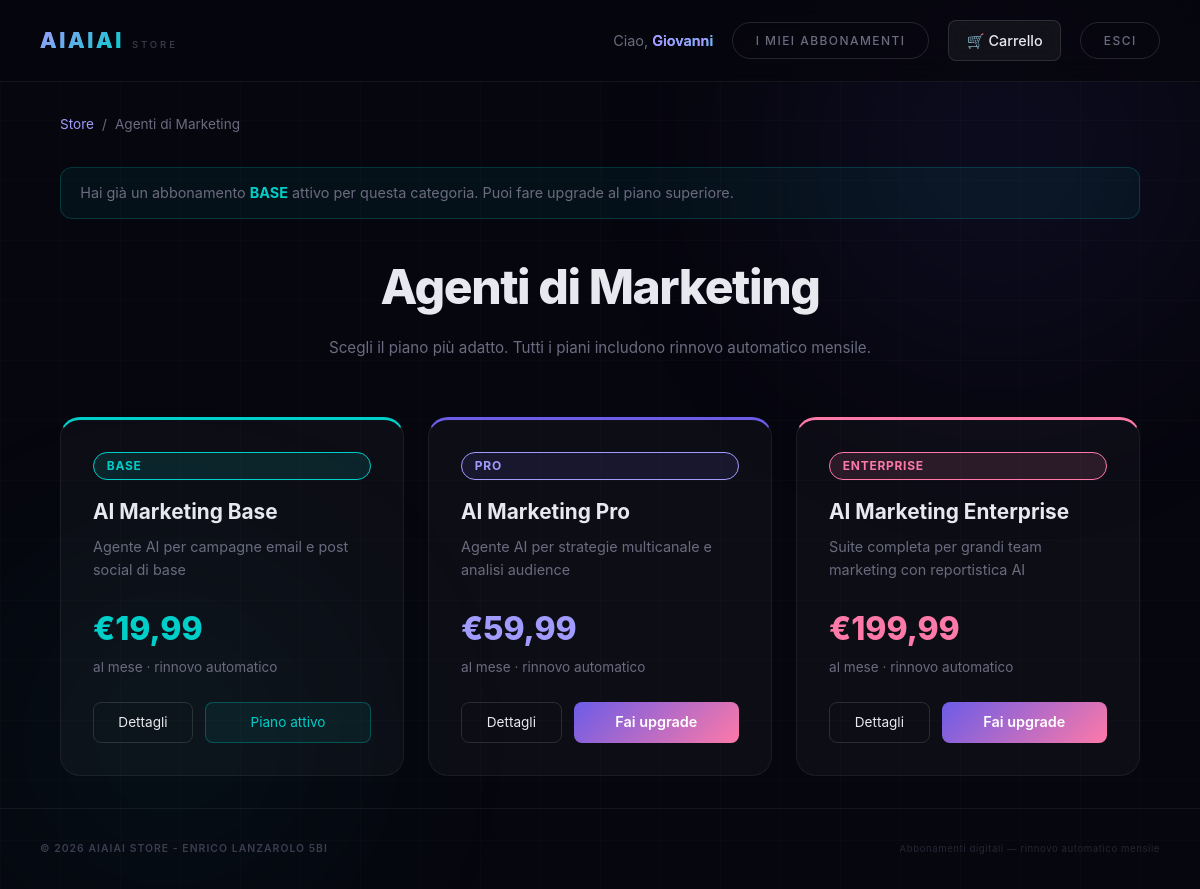
Screenshot of /php/catalogo.php?id_categoria=1 (signed in) with the database file from the repository.
### tables this page shows
create table utenti (
    id_utente int auto_increment primary key,
    nome varchar(100),
    cognome varchar(100),
    email varchar(150) unique,
    password varchar(255),
    ruolo enum('utente', 'admin') not null default 'utente',
    data_registrazione date
);

create table categorie (
    id_categoria int auto_increment primary key,
    nome_categoria varchar(100) not null unique
);

create table prodotti (
    id_prodotto int auto_increment primary key,
    nome_prodotto varchar(150) not null unique,
    descrizione varchar(500),
    prezzo decimal(10, 2) not null,
    fascia_abbonamento enum('base', 'pro', 'enterprise') not null,
    id_categoria int,
    foreign key (id_categoria) references categorie(id_categoria)
);

### php/catalogo.php (the view, shortened to what this page needs)
<?php
include 'connessione.php';
$id_utente = $_SESSION['id_utente'];
$id_categoria = 0;
if (isset($_GET['id_categoria'])) {
    $id_categoria = (int)$_GET['id_categoria'];
}
$sql_nomeCat = "SELECT nome_categoria FROM categorie WHERE id_categoria = '$id_categoria'";
$result_nomeCat = mysqli_query($conn, $sql_nomeCat);
$cat = mysqli_fetch_assoc($result_nomeCat);
$sql_utente = "SELECT nome FROM utenti WHERE id_utente = '$id_utente'";
$result_utente = mysqli_query($conn, $sql_utente);
$utente = mysqli_fetch_assoc($result_utente);
$sql_prod = "SELECT * FROM prodotti WHERE id_categoria = '$id_categoria' ORDER BY prezzo ASC";
$result_prod = mysqli_query($conn, $sql_prod);
$sql_ordini = "SELECT id_ordine FROM ordini WHERE id_utente = '$id_utente' AND stato_abbonamento = 'attivo' AND data_rinnovo >= CURDATE()";
$res_ordini = mysqli_query($conn, $sql_ordini);
$fascia_posseduta = null;
if ($res_ordini) {
    if (mysqli_num_rows($res_ordini) > 0) {
        $lista_ordini = [];
        while ($ord = mysqli_fetch_assoc($res_ordini)) {
            $lista_ordini[] = $ord['id_ordine'];
        }
        $stringa_ordini = implode(',', $lista_ordini);
        $sql_dettagli = "SELECT id_prodotto FROM dettagliordini WHERE id_ordine IN ($stringa_ordini)";
        $res_dettagli = mysqli_query($conn, $sql_dettagli);
        if ($res_dettagli) {
            if (mysqli_num_rows($res_dettagli) > 0) {
                $lista_prodotti = [];
                while ($det = mysqli_fetch_assoc($res_dettagli)) {
                    $lista_prodotti[] = $det['id_prodotto'];
                }
                $stringa_prodotti = implode(',', $lista_prodotti);
                $sql_fascia = "SELECT fascia_abbonamento FROM prodotti WHERE id_prodotto IN ($stringa_prodotti) AND id_categoria = '$id_categoria' ORDER BY FIELD(fascia_abbonamento, 'enterprise', 'pro', 'base') LIMIT 1";
                $res_fascia = mysqli_query($conn, $sql_fascia);
                if ($res_fascia) {
                    if (mysqli_num_rows($res_fascia) > 0) {
                        $row_f = mysqli_fetch_assoc($res_fascia);
                        $fascia_posseduta = $row_f['fascia_abbonamento'];
                    }
                }
            }
        }
    }
}
function stato_piano($fascia_prodotto, $fascia_posseduta) {
    $lv_prod = 0;
    if ($fascia_prodotto == 'base') {
        $lv_prod = 1;
    }
    if ($fascia_prodotto == 'pro') {
        $lv_prod = 2;
    }
    if ($fascia_prodotto == 'enterprise') {
        $lv_prod = 3;
    }
    $lv_poss = 0;
    if ($fascia_posseduta == 'base') {
        $lv_poss = 1;
    }
    if ($lv_prod == $lv_poss) {
        return 'gia_attivo';
    }
    if ($lv_prod > $lv_poss) {
        return 'upgrade';
    }
    return 'bloccato';
}
?>
<!DOCTYPE html>
<html lang="it">
<head>
    <link rel="stylesheet" href="../css/style.css">
    <link rel="stylesheet" href="../css/catalogo.css">
</head>
<body>
<div class="bg-grid"></div>
<div class="bg-glow bg-glow-1"></div>
<div class="bg-glow bg-glow-2"></div>
<header>
    <div class="header-left">
        <span class="logo"><a href="../index.php">AIAIAI</a></span>
        <span class="logo-sub">STORE</span>
    </div>
    <nav class="nav-user">
        <span class="nav-nome">Ciao, <span><?php echo htmlspecialchars($utente['nome']); ?></span></span>
        <a href="storico_ordini.php" class="btn-ghost">I miei abbonamenti</a>
        <a href="carrello.php" class="carrello-btn">
            🛒 Carrello
        </a>
        <a href="logout.php" class="btn-ghost">Esci</a>
    </nav>
</header>
<main class="catalogo-container">
    <div class="breadcrumb">
        <a href="../index.php">Store</a>
        <span>/</span>
        <span><?php echo htmlspecialchars($cat['nome_categoria']); ?></span>
    </div>
    <?php if ($fascia_posseduta !== null) { ?>
    <div class="banner-abbonamento">
        Hai già un abbonamento <strong><?php echo strtoupper($fascia_posseduta); ?></strong> attivo per questa categoria.
        <?php if ($fascia_posseduta !== 'enterprise') { ?>
            Puoi fare upgrade al piano superiore.
        <?php } else { ?>
            Hai il piano massimo disponibile.
        <?php } ?>
    </div>
    <?php } ?>
    <h2 class="sezionetitolo"><?php echo htmlspecialchars($cat['nome_categoria']); ?></h2>
    <p class="sezione-desc">Scegli il piano più adatto. Tutti i piani includono rinnovo automatico mensile.</p>
    <div class="piani-grid">
        <?php while ($prod = mysqli_fetch_assoc($result_prod)) {
            $fascia = $prod['fascia_abbonamento'];
            $sp = stato_piano($fascia, $fascia_posseduta);
            $gia_in_carrello = false;
            $card_extra_class = "";
        ?>
        <div class="piano-card <?php echo $fascia; ?> <?php echo $card_extra_class; ?>">
            <span class="piano-badge badge-<?php echo ($fascia == 'enterprise') ? 'ent' : $fascia; ?>">
                <?php echo strtoupper($fascia); ?>
            </span>
            <div class="piano-nome"><?php echo htmlspecialchars($prod['nome_prodotto']); ?></div>
            <div class="piano-desc"><?php echo htmlspecialchars($prod['descrizione']); ?></div>
            <div class="piano-prezzo <?php echo $fascia; ?>">
                €<?php echo number_format($prod['prezzo'], 2, ',', '.'); ?>
            </div>
            <div class="piano-mese">al mese · rinnovo automatico</div>
            <div class="piano-actions">
                <a href="prodotto.php?id_prodotto=<?php echo $prod['id_prodotto']; ?>" class="btn-dettagli">Dettagli</a>
                <?php if ($sp == 'bloccato') { ?>
                    <span class="btn-bloccato">Non disponibile</span>
                <?php } else if ($sp == 'gia_attivo') { ?>
                    <span class="btn-gia-attivo">Piano attivo</span>
                <?php } else if ($gia_in_carrello) { ?>
                    <span class="btn-gia-in-carrello">Nel carrello</span>
                <?php } else if ($sp == 'upgrade') { ?>
                    <a href="carrello.php?azione=aggiungi&id_prodotto=<?php echo $prod['id_prodotto']; ?>&da=<?php echo $id_categoria; ?>"
                       class="btn-upgrade">
                        Fai upgrade
                    </a>
                <?php } ?>
            </div>
        </div>
        <?php } ?>
    </div>
</main>
<footer>
    <div class="footer-inner">
        <span class="footer-brand">© 2026 AIAIAI STORE - ENRICO LANZAROLO 5Bi</span>
        <span class="footer-note">Abbonamenti digitali — rinnovo automatico mensile</span>
    </div>
</footer>
</body>
</html>

### css/catalogo.css (style rules this page uses)
.catalogo-container { padding: 2rem clamp(1rem, 5vw, 4rem); max-width: 1200px; margin: 0 auto; }
.nav-user { display: flex; align-items: center; gap: 1.2rem; }
.nav-nome { color: var(--text-dim); font-size: 0.9rem; }
.nav-nome span { color: var(--accent-lt); font-weight: 600; }
.carrello-btn { position: relative; display: flex; align-items: center; gap: 0.5rem; padding: 0.55rem 1.1rem; border: 1px solid var(--border-hi); border-radius: 8px; background: var(--bg-glass); color: var(--text); text-decoration: none; font-size: 0.9rem; transition: border-color 0.2s; }
.breadcrumb { display: flex; align-items: center; gap: 0.5rem; font-size: 0.85rem; color: var(--text-dim); margin-bottom: 2rem; }
.breadcrumb a { color: var(--accent-lt); text-decoration: none; }
.piani-grid { display: grid; grid-template-columns: repeat(auto-fit, minmax(300px, 1fr)); gap: 1.5rem; margin-top: 2.5rem; }
.piano-card { border: 1px solid var(--border); border-radius: 20px; background: var(--bg-card); padding: 2rem; display: flex; flex-direction: column; transition: transform 0.3s, box-shadow 0.3s, border-color 0.3s; }
.piano-card.base { border-top: 3px solid var(--cyan); }
.piano-card.pro { border-top: 3px solid var(--accent); }
.piano-card.enterprise { border-top: 3px solid var(--pink); }
.piano-badge { display: inline-block; padding: 0.25rem 0.8rem; border-radius: 20px; font-size: 0.75rem; font-weight: 700; text-transform: uppercase; letter-spacing: 0.06em; margin-bottom: 1rem; }
.badge-base { background: rgba(0,206,201,0.12); color: var(--cyan); border: 1px solid var(--cyan); }
.badge-pro { background: rgba(108,92,231,0.12); color: var(--accent-lt); border: 1px solid var(--accent-lt); }
.badge-ent { background: rgba(253,121,168,0.12); color: var(--pink); border: 1px solid var(--pink); }
.piano-nome { font-size: 1.3rem; font-weight: 700; margin-bottom: 0.5rem; }
.piano-desc { color: var(--text-dim); font-size: 0.9rem; line-height: 1.6; flex-grow: 1; margin-bottom: 1.5rem; }
.piano-prezzo { font-size: 2rem; font-weight: 800; margin-bottom: 0.25rem; }
.piano-prezzo.base { color: var(--cyan); }
.piano-prezzo.pro { color: var(--accent-lt); }
.piano-prezzo.enterprise { color: var(--pink); }
.piano-mese { color: var(--text-dim); font-size: 0.85rem; margin-bottom: 1.5rem; }
.piano-actions { display: flex; gap: 0.75rem; flex-wrap: wrap; }
.btn-dettagli { flex: 1; padding: 0.6rem 1rem; border: 1px solid var(--border-hi); border-radius: 8px; background: transparent; color: var(--text); text-decoration: none; text-align: center; font-size: 0.85rem; transition: border-color 0.2s; }
.btn-gia-attivo { flex: 2; padding: 0.6rem 1rem; border-radius: 8px; font-size: 0.85rem; text-align: center; background: rgba(0,206,201,0.07); color: var(--cyan); border: 1px solid rgba(0,206,201,0.3); cursor: default; }
.btn-upgrade { flex: 2; padding: 0.6rem 1rem; border-radius: 8px; font-weight: 600; font-size: 0.9rem; text-align: center; text-decoration: none; border: none; cursor: pointer; background: linear-gradient(135deg, var(--accent), var(--pink)); color: #fff; transition: opacity 0.2s, transform 0.15s; }
.banner-abbonamento { background: rgba(0,206,201,0.06); border: 1px solid rgba(0,206,201,0.2); border-radius: 12px; padding: 0.9rem 1.2rem; margin-bottom: 2rem; font-size: 0.9rem; color: var(--text-dim); }
.banner-abbonamento strong { color: var(--cyan); }

### rows the page displays
utenti: nome "Giovanni"
categorie: nome_categoria "Agenti di Marketing"
prodotti: fascia_abbonamento "BASE", nome_prodotto "AI Marketing Base", descrizione "Agente AI per campagne email e post social di base", prezzo "19,99", shows "Piano attivo"
prodotti: fascia_abbonamento "PRO", nome_prodotto "AI Marketing Pro", descrizione "Agente AI per strategie multicanale e analisi audience", prezzo "59,99"
prodotti: fascia_abbonamento "ENTERPRISE", nome_prodotto "AI Marketing Enterprise", descrizione "Suite completa per grandi team marketing con reportistica AI", prezzo "199,99"
